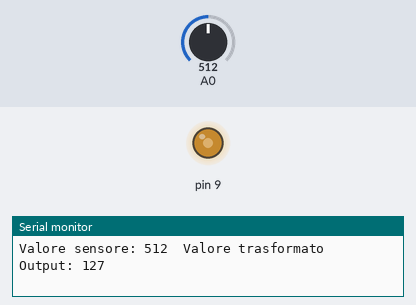
A sketch run on a simulated Arduino Uno, built with avr-gcc and run on an emulated ATmega328P. Parts: output pins drawn as LEDs (lit = HIGH), the last lines printed to the serial monitor. The inputs (shaded band) are chosen by the test bench; at power-on: A0 = 512.

Above: at 1.2 s.
1.3 s: A0 set to 716
At 2.5 s:
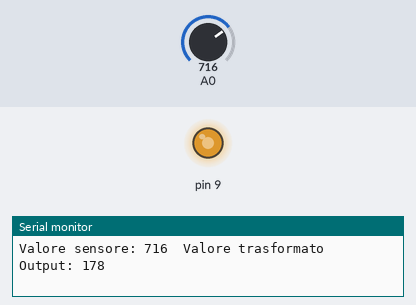
2.8 s: A0 set to 900
At 4.0 s:
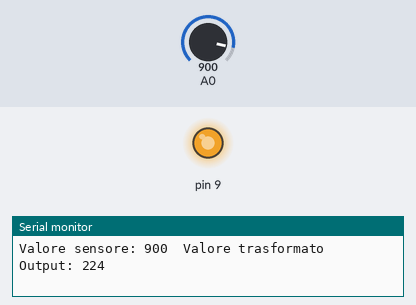
4.3 s: A0 set to 409
At 5.7 s:
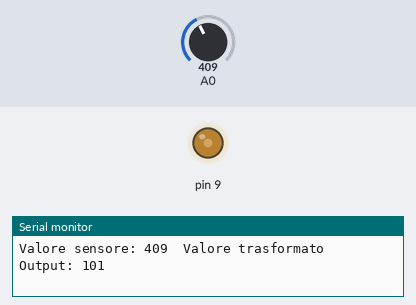
7.3 s: A0 set to 386
At 7.7 s:
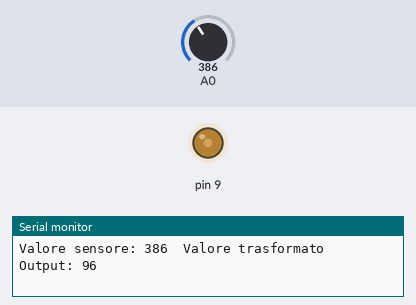
10.3 s: A0 set to 122
At 10.8 s:
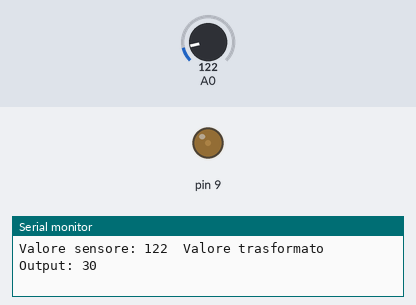
11.8 s: A0 set to 511
At 12.4 s:
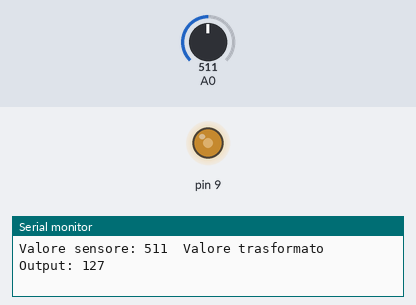
Timing chart, 0 to 14.3 s (numbered marks = the images above; inputs shaded):
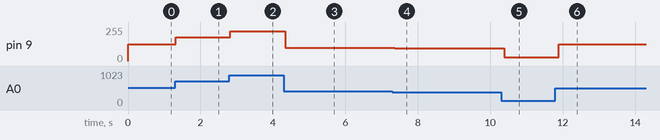

The sketch:

AnalogInputOutput.ino
```cpp
/*******************************************
 * ESEMPIO DI LETTURA ANALOGICA E SCRITTURA PWM
 *
 * Author: Stefano Capezzone
 * Ver: 1.0
 *
 * Corso Arduino & Oltre
 *
 *
 */

void setup() {
  Serial.begin(9600);

}

void loop() {
  int valSensor;
  int valOutput;

  valSensor = analogRead(A0); // modificare con il PIN a cui è collegato il sensore
  valOutput = map(valSensor,0,1023,0,255);
  analogWrite(9,valOutput); // modificare con il pin a cui è collegato l'attuatore

  Serial.print("Valore sensore: ");
  Serial.print(valSensor);
  Serial.print("\tValore trasformato Output: ");
  Serial.println(valOutput);

  delay(100); // ritardo per rallentare il ciclo

}
```

Measured:
- after the input at 1.3 s, pin 9: 127/255 → 178/255 at once
- after the input at 2.8 s, pin 9: 178/255 → 224/255 at once
- after the input at 4.3 s, pin 9: 224/255 → 101/255 at once
- after the input at 7.3 s, pin 9: 101/255 → 96/255 after 0.06 s
- after the input at 10.3 s, pin 9: 96/255 → 30/255 after 0.09 s
- after the input at 11.8 s, pin 9: 30/255 → 127/255 after 0.10 s
